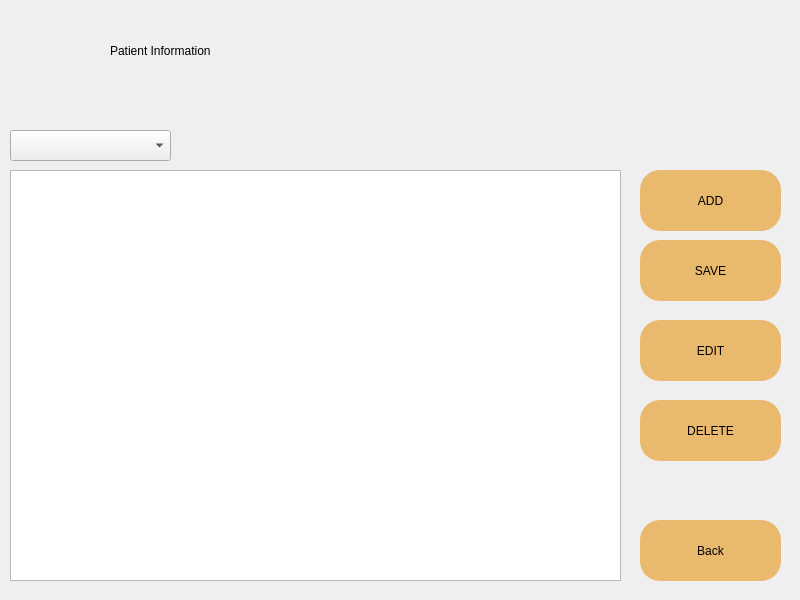
<?xml version="1.0" encoding="UTF-8"?>
<ui version="4.0">
 <class>bgwidget</class>
 <widget class="QDialog" name="bgwidget">
  <property name="geometry">
   <rect>
    <x>0</x>
    <y>0</y>
    <width>800</width>
    <height>600</height>
   </rect>
  </property>
  <property name="windowTitle">
   <string>Dialog</string>
  </property>
  <property name="styleSheet">
   <string notr="true">QWidget

#bgwidget { background: qlineargradient(spread:pad, x1:0, y1:0, x2:1, y2:1, stop:0 rgba(92, 149, 255, 255), stop:1 rgba(255, 255, 255, 255))}</string>
  </property>
  <widget class="QLabel" name="label">
   <property name="geometry">
    <rect>
     <x>110</x>
     <y>20</y>
     <width>571</width>
     <height>61</height>
    </rect>
   </property>
   <property name="styleSheet">
    <string notr="true">font: 48pt &quot;Ubuntu&quot;;</string>
   </property>
   <property name="text">
    <string>Patient Information</string>
   </property>
  </widget>
  <widget class="QLabel" name="error">
   <property name="geometry">
    <rect>
     <x>280</x>
     <y>470</y>
     <width>321</width>
     <height>31</height>
    </rect>
   </property>
   <property name="styleSheet">
    <string notr="true">color: rgb(239, 41, 41);</string>
   </property>
   <property name="text">
    <string/>
   </property>
  </widget>
  <widget class="QTableWidget" name="query_table">
   <property name="geometry">
    <rect>
     <x>10</x>
     <y>170</y>
     <width>611</width>
     <height>411</height>
    </rect>
   </property>
   <property name="styleSheet">
    <string notr="true"/>
   </property>
  </widget>
  <widget class="QPushButton" name="logout_btn">
   <property name="geometry">
    <rect>
     <x>640</x>
     <y>520</y>
     <width>141</width>
     <height>61</height>
    </rect>
   </property>
   <property name="styleSheet">
    <string notr="true">border-radius: 20px;
background-color: rgb(233, 185, 110);
font: 24pt &quot;Ubuntu&quot;;</string>
   </property>
   <property name="text">
    <string>Back</string>
   </property>
  </widget>
  <widget class="QPushButton" name="add_btn">
   <property name="geometry">
    <rect>
     <x>640</x>
     <y>170</y>
     <width>141</width>
     <height>61</height>
    </rect>
   </property>
   <property name="styleSheet">
    <string notr="true">border-radius: 20px;
background-color: rgb(233, 185, 110);
font: 24pt &quot;Ubuntu&quot;;</string>
   </property>
   <property name="text">
    <string>ADD</string>
   </property>
  </widget>
  <widget class="QPushButton" name="edit_btn">
   <property name="geometry">
    <rect>
     <x>640</x>
     <y>320</y>
     <width>141</width>
     <height>61</height>
    </rect>
   </property>
   <property name="styleSheet">
    <string notr="true">border-radius: 20px;
background-color: rgb(233, 185, 110);
font: 24pt &quot;Ubuntu&quot;;</string>
   </property>
   <property name="text">
    <string>EDIT</string>
   </property>
  </widget>
  <widget class="QPushButton" name="delete_2_btn">
   <property name="geometry">
    <rect>
     <x>640</x>
     <y>400</y>
     <width>141</width>
     <height>61</height>
    </rect>
   </property>
   <property name="styleSheet">
    <string notr="true">border-radius: 20px;
background-color: rgb(233, 185, 110);
font: 24pt &quot;Ubuntu&quot;;</string>
   </property>
   <property name="text">
    <string>DELETE</string>
   </property>
  </widget>
  <widget class="QComboBox" name="comboBox">
   <property name="geometry">
    <rect>
     <x>10</x>
     <y>130</y>
     <width>161</width>
     <height>31</height>
    </rect>
   </property>
  </widget>
  <widget class="QPushButton" name="save_btn">
   <property name="geometry">
    <rect>
     <x>640</x>
     <y>240</y>
     <width>141</width>
     <height>61</height>
    </rect>
   </property>
   <property name="styleSheet">
    <string notr="true">border-radius: 20px;
background-color: rgb(233, 185, 110);
font: 24pt &quot;Ubuntu&quot;;</string>
   </property>
   <property name="text">
    <string>SAVE</string>
   </property>
  </widget>
 </widget>
 <resources/>
 <connections/>
</ui>
